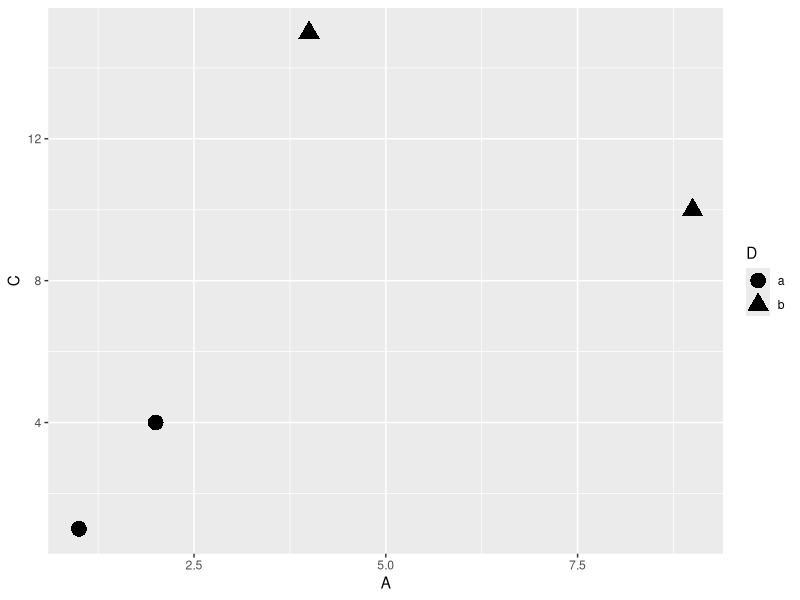
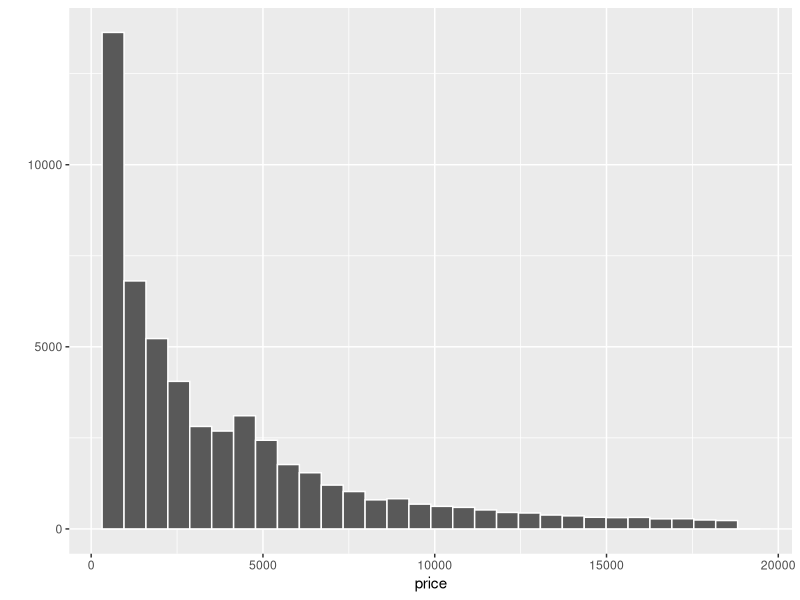
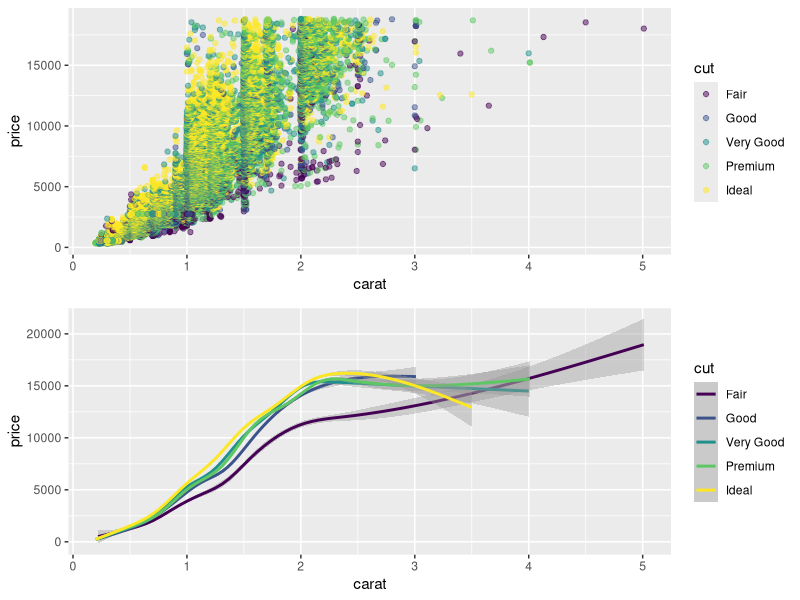

R code for these plots, in order:
## ---- chunk 1
knitr::opts_chunk$set(echo = FALSE)
library(ggplot2)
## ---- chunk 2
df <- data.frame(A = c(2, 1, 4, 9),
                 B = c(3, 2, 5, 10), 
                 C = c(4, 1, 15, 10),
                 D = c("a", "a", "b", "b"))
knitr::kable(df, align = rep("c", 4))
## ---- chunk 3
qplot(data = df, x = A, y = C, shape = D, geom = "point", size = I(5))
## ---- chunk 4
knitr::kable(head(diamonds))
## ---- chunk 5
qplot(data = diamonds, x = price, bins = 30, colour = I("white"))
## ---- chunk 6
points <- qplot(data = diamonds, x = carat, y = price, geom = "point", colour = cut, alpha = I(0.5))
smoothed <- qplot(data = diamonds, x = carat, y = price, geom = "smooth", colour = cut)
cowplot::plot_grid(points, smoothed, nrow = 2, ncol = 1)
